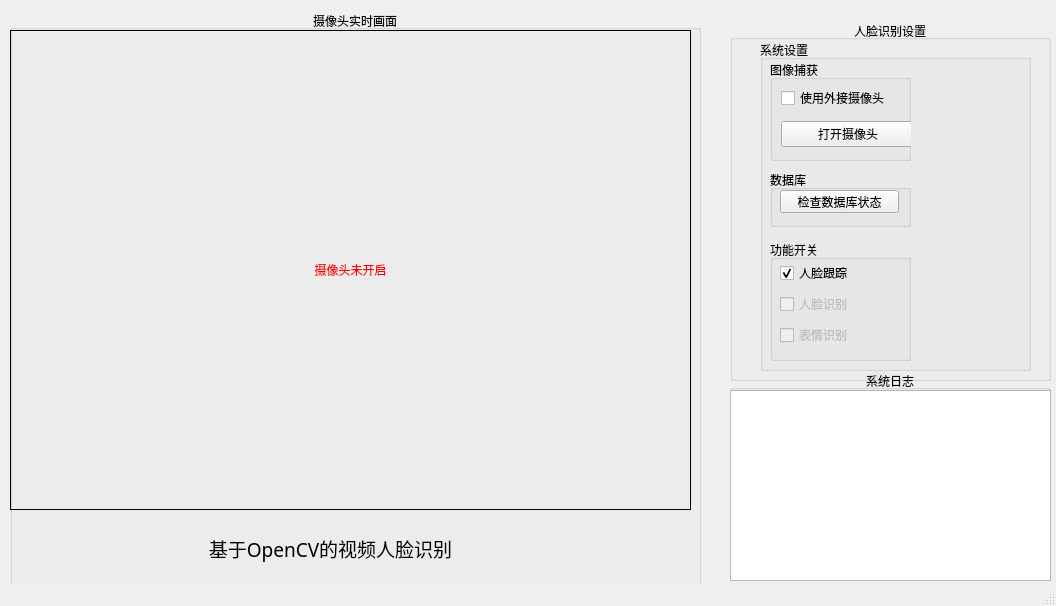
<?xml version="1.0" encoding="UTF-8"?>
<ui version="4.0">
 <class>CoreUI</class>
 <widget class="QMainWindow" name="CoreUI">
  <property name="geometry">
   <rect>
    <x>0</x>
    <y>0</y>
    <width>1056</width>
    <height>606</height>
   </rect>
  </property>
  <property name="windowTitle">
   <string>OpenCV Face Recognition System - Core</string>
  </property>
  <widget class="QWidget" name="centralwidget">
   <widget class="QGroupBox" name="faceRecognizerSettingsLogGroupBox">
    <property name="geometry">
     <rect>
      <x>730</x>
      <y>20</y>
      <width>321</width>
      <height>361</height>
     </rect>
    </property>
    <property name="title">
     <string>人脸识别设置</string>
    </property>
    <property name="alignment">
     <set>Qt::AlignCenter</set>
    </property>
    <widget class="QGroupBox" name="systemSettingsGroupBox">
     <property name="geometry">
      <rect>
       <x>30</x>
       <y>20</y>
       <width>271</width>
       <height>331</height>
      </rect>
     </property>
     <property name="title">
      <string>系统设置</string>
     </property>
     <widget class="QGroupBox" name="functionGroupBox">
      <property name="geometry">
       <rect>
        <x>10</x>
        <y>200</y>
        <width>141</width>
        <height>121</height>
       </rect>
      </property>
      <property name="title">
       <string>功能开关</string>
      </property>
      <widget class="QWidget" name="layoutWidget_3">
       <property name="geometry">
        <rect>
         <x>10</x>
         <y>20</y>
         <width>121</width>
         <height>91</height>
        </rect>
       </property>
       <layout class="QVBoxLayout" name="functionVerticalLayout">
        <item>
         <widget class="QCheckBox" name="faceTrackerCheckBox">
          <property name="enabled">
           <bool>true</bool>
          </property>
          <property name="text">
           <string>人脸跟踪</string>
          </property>
          <property name="checked">
           <bool>true</bool>
          </property>
         </widget>
        </item>
        <item>
         <widget class="QCheckBox" name="faceRecognizerCheckBox">
          <property name="enabled">
           <bool>false</bool>
          </property>
          <property name="toolTip">
           <string>数据库未完成初始化，请检查</string>
          </property>
          <property name="text">
           <string>人脸识别</string>
          </property>
         </widget>
        </item>
        <item>
         <widget class="QCheckBox" name="ExpressionRecognizerCheckBox">
          <property name="enabled">
           <bool>false</bool>
          </property>
          <property name="toolTip">
           <string>数据库未完成初始化，请检查</string>
          </property>
          <property name="text">
           <string>表情识别</string>
          </property>
         </widget>
        </item>
       </layout>
      </widget>
     </widget>
     <widget class="QGroupBox" name="webcamGroupBox">
      <property name="geometry">
       <rect>
        <x>10</x>
        <y>20</y>
        <width>141</width>
        <height>101</height>
       </rect>
      </property>
      <property name="title">
       <string>图像捕获</string>
      </property>
      <widget class="QWidget" name="layoutWidget_4">
       <property name="geometry">
        <rect>
         <x>11</x>
         <y>21</y>
         <width>134</width>
         <height>71</height>
        </rect>
       </property>
       <layout class="QVBoxLayout" name="webcamVerticalLayout">
        <item>
         <widget class="QCheckBox" name="useExternalCameraCheckBox">
          <property name="text">
           <string>使用外接摄像头</string>
          </property>
         </widget>
        </item>
        <item>
         <widget class="QPushButton" name="startWebcamButton">
          <property name="cursor">
           <cursorShape>PointingHandCursor</cursorShape>
          </property>
          <property name="text">
           <string>打开摄像头</string>
          </property>
          <property name="autoDefault">
           <bool>false</bool>
          </property>
          <property name="default">
           <bool>false</bool>
          </property>
          <property name="flat">
           <bool>false</bool>
          </property>
         </widget>
        </item>
       </layout>
      </widget>
     </widget>
     <widget class="QGroupBox" name="dbGroupBox">
      <property name="geometry">
       <rect>
        <x>10</x>
        <y>130</y>
        <width>141</width>
        <height>57</height>
       </rect>
      </property>
      <property name="title">
       <string>数据库</string>
      </property>
      <widget class="QPushButton" name="initDbButton">
       <property name="geometry">
        <rect>
         <x>10</x>
         <y>20</y>
         <width>119</width>
         <height>23</height>
        </rect>
       </property>
       <property name="cursor">
        <cursorShape>PointingHandCursor</cursorShape>
       </property>
       <property name="text">
        <string>检查数据库状态</string>
       </property>
       <property name="autoDefault">
        <bool>false</bool>
       </property>
      </widget>
     </widget>
    </widget>
   </widget>
   <widget class="QGroupBox" name="logGroupBox">
    <property name="geometry">
     <rect>
      <x>730</x>
      <y>370</y>
      <width>321</width>
      <height>211</height>
     </rect>
    </property>
    <property name="title">
     <string>系统日志</string>
    </property>
    <property name="alignment">
     <set>Qt::AlignCenter</set>
    </property>
    <widget class="QTextEdit" name="logTextEdit">
     <property name="geometry">
      <rect>
       <x>0</x>
       <y>20</y>
       <width>321</width>
       <height>191</height>
      </rect>
     </property>
    </widget>
   </widget>
   <widget class="QGroupBox" name="realTimeCaptureGroupBox">
    <property name="geometry">
     <rect>
      <x>10</x>
      <y>10</y>
      <width>691</width>
      <height>581</height>
     </rect>
    </property>
    <property name="title">
     <string>摄像头实时画面</string>
    </property>
    <property name="alignment">
     <set>Qt::AlignCenter</set>
    </property>
    <property name="flat">
     <bool>false</bool>
    </property>
    <widget class="QLabel" name="realTimeCaptureLabel">
     <property name="geometry">
      <rect>
       <x>0</x>
       <y>20</y>
       <width>681</width>
       <height>480</height>
      </rect>
     </property>
     <property name="frameShape">
      <enum>QFrame::Box</enum>
     </property>
     <property name="text">
      <string>&lt;font color=red&gt;摄像头未开启&lt;/font&gt;</string>
     </property>
     <property name="alignment">
      <set>Qt::AlignCenter</set>
     </property>
    </widget>
    <widget class="QLabel" name="aboutLabel">
     <property name="geometry">
      <rect>
       <x>50</x>
       <y>520</y>
       <width>541</width>
       <height>36</height>
      </rect>
     </property>
     <property name="font">
      <font>
       <family>楷体</family>
       <pointsize>14</pointsize>
      </font>
     </property>
     <property name="text">
      <string>基于OpenCV的视频人脸识别</string>
     </property>
     <property name="alignment">
      <set>Qt::AlignCenter</set>
     </property>
    </widget>
   </widget>
  </widget>
  <widget class="QStatusBar" name="statusbar"/>
 </widget>
 <resources/>
 <connections/>
</ui>
